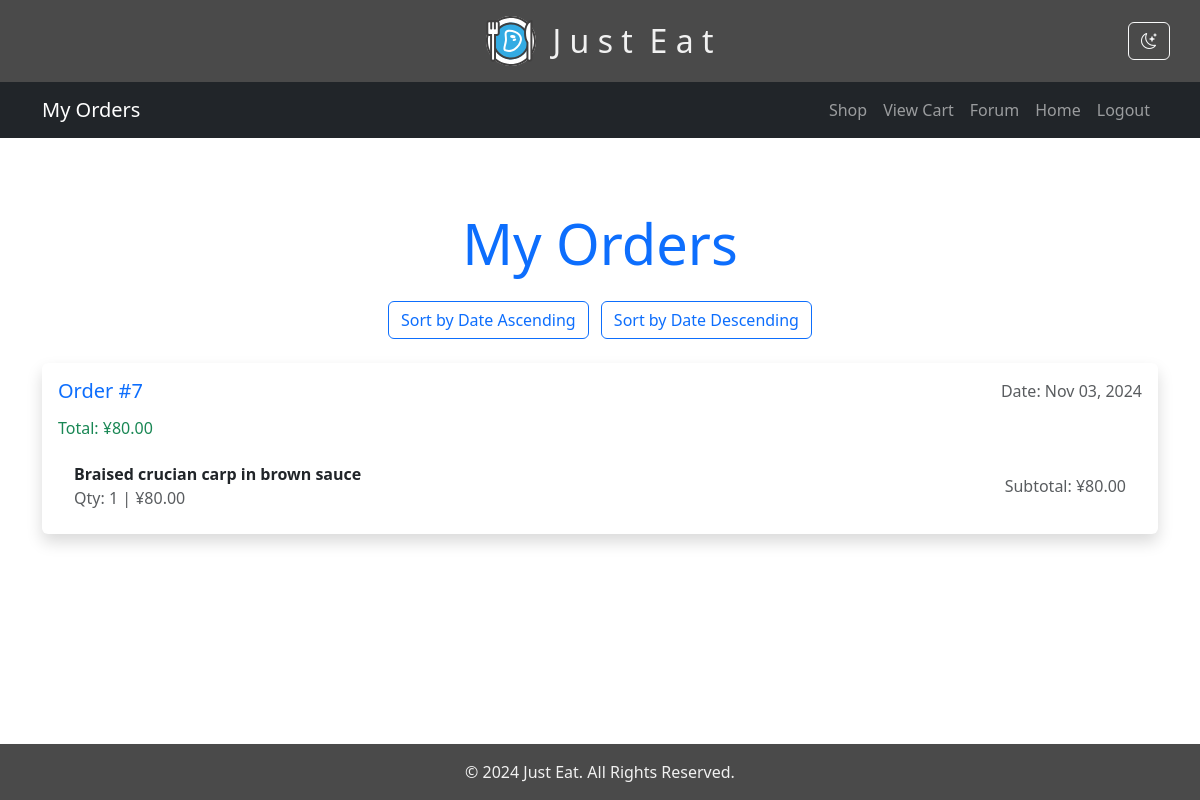
/orders_received.php (signed in), run on the app's committed database.
### tables this page shows
CREATE TABLE `orders` (
  `order_id` int UNSIGNED NOT NULL,
  `user_id` int UNSIGNED NOT NULL,
  `total` decimal(8,2) NOT NULL,
  `order_date` datetime NOT NULL
);

CREATE TABLE `order_contents` (
  `content_id` int UNSIGNED NOT NULL,
  `order_id` int UNSIGNED NOT NULL,
  `item_id` int UNSIGNED NOT NULL,
  `quantity` int UNSIGNED NOT NULL DEFAULT '1',
  `price` decimal(4,2) NOT NULL
);

CREATE TABLE `shop` (
  `item_id` int NOT NULL,
  `guid` varchar(36) NOT NULL,
  `title_zh` varchar(100) NOT NULL,
  `item_name` varchar(500) NOT NULL,
  `description_zh` varchar(1000) NOT NULL,
  `item_desc` varchar(4096) NOT NULL,
  `vegetarian` tinyint(1) NOT NULL DEFAULT '0',
  `hasMeat` tinyint(1) NOT NULL DEFAULT '0',
  `hasFish` tinyint(1) NOT NULL DEFAULT '0',
  `item_price` int NOT NULL,
  `spiciness` tinyint NOT NULL,
  `item_img` varchar(200) NOT NULL,
  `fk_guid` varchar(36) NOT NULL,
  `restaurant` varchar(10) DEFAULT NULL
);

### orders_received.php (the view, shortened to what this page needs)
<?php
require('connect_db.php');
$order_by = isset($_GET['order_by']) && $_GET['order_by'] === 'asc' ? 'ASC' : 'DESC';
$user_id = $_SESSION['user_id'];
$q = "SELECT orders.order_id, orders.total, orders.order_date
      FROM orders
      WHERE orders.user_id = $user_id
      ORDER BY orders.order_date $order_by";
$r = mysqli_query($dbc, $q);
?>
<nav class="navbar navbar-expand-lg navbar-dark bg-dark mb-4">
    <div class="container">
        <a class="navbar-brand" href="home.php">My Orders</a>
        <div class="collapse navbar-collapse" id="navbarNav">
            <ul class="navbar-nav ms-auto">
                <li class="nav-item"><a class="nav-link" href="shop.php">Shop</a></li>
                <li class="nav-item"><a class="nav-link" href="cart.php">View Cart</a></li>
                <li class="nav-item"><a class="nav-link" href="forum.php">Forum</a></li>
                <li class="nav-item"><a class="nav-link" href="home.php">Home</a></li>
                <li class="nav-item"><a class="nav-link" href="goodbye.php">Logout</a></li>
            </ul>
        </div>
    </div>
</nav>
<?php
echo '<div class="container mt-5">';
echo '  <h1 class="text-center display-4 text-primary mb-4">My Orders</h1>';
echo '<div class="text-center mb-4">';
echo '  <a href="orders_received.php?order_by=asc" class="btn btn-outline-primary me-2">Sort by Date Ascending</a>';
echo '  <a href="orders_received.php?order_by=desc" class="btn btn-outline-primary">Sort by Date Descending</a>';
echo '</div>';
if (mysqli_num_rows($r) > 0) {
    while ($order = mysqli_fetch_array($r, MYSQLI_ASSOC)) {
        echo '<div class="card mb-4 shadow border-0 rounded" style="border-radius: 10px;">';
        echo '  <div class="card-body">';
        echo '      <div class="d-flex justify-content-between align-items-center mb-3">';
        echo '          <h5 class="card-title mb-0 text-primary">Order #'.$order['order_id'].'</h5>';
        echo '          <span class="text-muted">Date: '.date("M d, Y", strtotime($order['order_date'])).'</span>';
        echo '      </div>';
        echo '      <h6 class="text-success mb-3">Total: ¥'.number_format($order['total'], 2).'</h6>';
        $order_id = $order['order_id'];
        $q_items = "SELECT shop.item_name, order_contents.quantity, order_contents.price
                    FROM order_contents
                    INNER JOIN shop ON order_contents.item_id = shop.item_id
                    WHERE order_contents.order_id = $order_id";
        $r_items = mysqli_query($dbc, $q_items);
        echo '<ul class="list-group list-group-flush">';
        while ($item = mysqli_fetch_array($r_items, MYSQLI_ASSOC)) {
            $subtotal = $item['quantity'] * $item['price'];
            echo '<li class="list-group-item d-flex justify-content-between align-items-center">';
            echo '  <div>';
            echo '    <strong>'.$item['item_name'].'</strong>';
            echo '    <p class="mb-0 text-muted">Qty: '.$item['quantity'].' | ¥'.number_format($item['price'], 2).'</p>';
            echo '  </div>';
            echo '  <span class="text-muted">Subtotal: ¥'.number_format($subtotal, 2).'</span>';
            echo '</li>';
        }
        echo '</ul>';
        echo '  </div>';
        echo '</div>';
    }
} else {
    echo '<p class="text-center">You have no orders yet.</p>';
}
echo '</div>';
?>

### data on the page
orders: order_id "7", order_date "Nov 03, 2024", total "80.00"
order_contents: item.item_name "Braised crucian carp in brown sauce", quantity "1", price "80.00"
